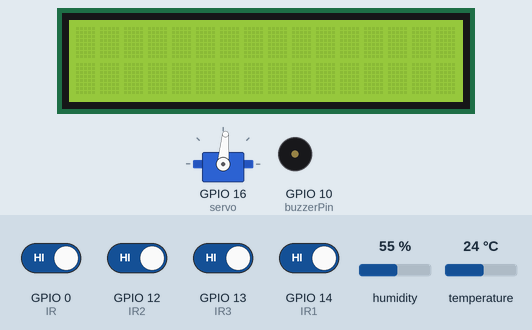
A sketch run on a simulated ESP8266 (NodeMCU). On the bench: 16×2 character LCD, servo, buzzer (waves = sounding, pin HIGH). Inputs (shaded band) come from the test bench; at power-on: GPIO 0 (IR), GPIO 12 (IR2), GPIO 13 (IR3), GPIO 14 (IR1) HIGH, humidity 55 %, temperature 24 °C. WiFi joins after 1.5 s; servers stay silent unless stated; network time is answered at once with the bench clock; the local clock reads 2024-03-15 10:24:30 at power-on unless the sketch sets it; the Firebase database answers and starts empty; what the sketch prints to the serial monitor is not drawn.

Above: at 3.8 s.
3.9 s: GPIO 0 (IR) driven LOW
At 13.8 s:
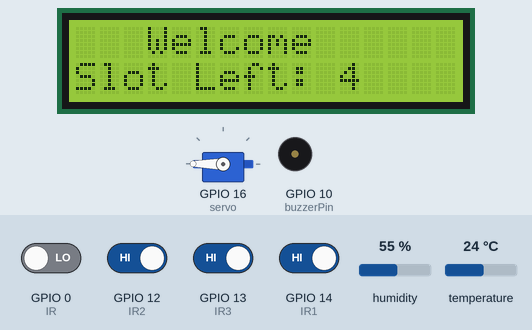
17.3 s: GPIO 12 (IR2) driven LOW
At 19.2 s:
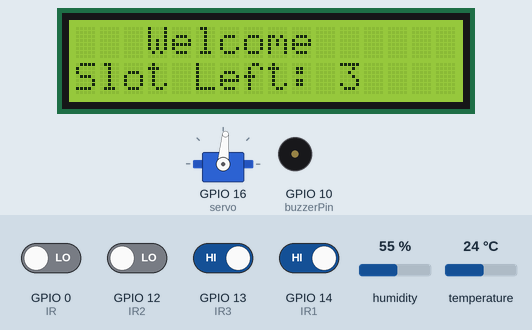
30.6 s: GPIO 13 (IR3) driven LOW
At 35.5 s:
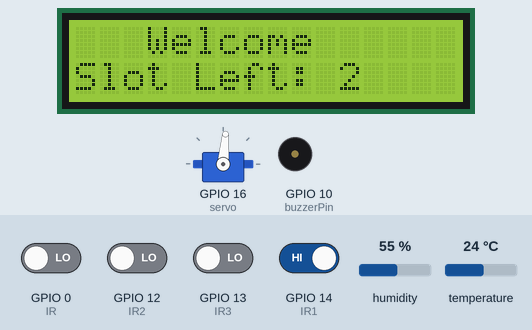
41.4 s: GPIO 14 (IR1) driven LOW
At 45.7 s:
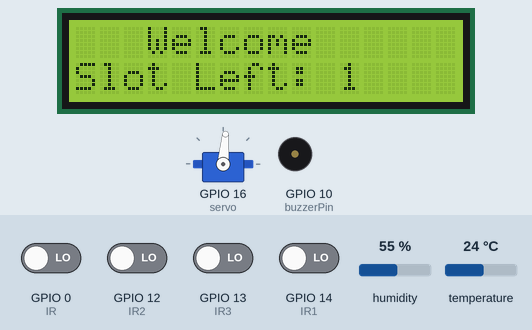
52.2 s: humidity set to 59 %
62.5 s: humidity set to 62 %
At 72.8 s:
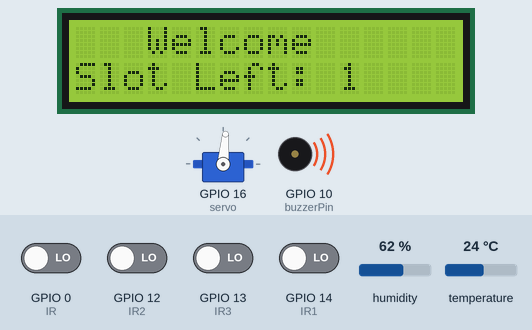
Timing chart, 0 to 74.3 s (numbered marks = the images above; inputs shaded):
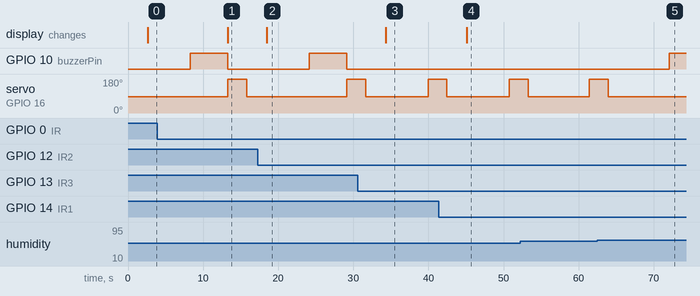

Measured:
- the behaviour switches between 60 and 61 % on humidity (found by bisection; images 4 and 5)
- after the input at 3.9 s, servo on GPIO 16 (servo): 85° → 180° after 9.4 s, → 85° 2.5 s later
- after the input at 17.3 s, the display: changes after 1.2 s (image 2)
- after the input at 30.6 s, the display: changes after 3.7 s (image 3)
- after the input at 41.4 s, the display: changes after 3.7 s (image 4)
- after the input at 62.5 s, GPIO 10 (buzzerPin): LOW → HIGH after 9.5 s; servo on GPIO 16 (servo): goes on until 63.9 s, then stays 85°

The sketch:

Blink.ino
```cpp
#include <Wire.h>
#include <ESP8266WiFi.h>
#include <NTPClient.h>
#include <WiFiUdp.h>
#include <FirebaseESP8266.h>

#include <LiquidCrystal_I2C.h>
#include <Servo.h>
#include "DHT.h"
#define DHTTYPE DHT11
#define FIREBASE_HOST "smart-parking-system-1b2ec-default-rtdb.firebaseio.com"
#define FIREBASE_AUTH "9OOhaLZp7eCV1jyOtGSGMaYmvGCeBLhKl3tx8aZJ"
#define WIFI_SSID "iBall-Baton"
#define WIFI_PASSWORD "G123456789"

#define NTP_OFFSET   60 * 60      // In seconds
#define NTP_INTERVAL 60 * 1000    // In miliseconds
#define NTP_ADDRESS  "europe.pool.ntp.org"
// buzzer pin
#define buzzerPin 10

LiquidCrystal_I2C lcd = LiquidCrystal_I2C(0x27, 16, 2);
Servo servo;
DHT dht(2, DHTTYPE);
FirebaseData fbdo;

float THRESHOLD = 40;
int IR = 0;               // 1st IR Sensor to open gate
int IR1 = 14;             // 1st IR Sensor
int IR2 = 12;             // 2nd IR Sensor
int IR3 = 13;             // 3rd IR Sensor
//int IR4 = 15;             // 4rd IR Sensor, not connected yet
int Slot = 4;    //Total number of parking Slots
bool occ1=false;
bool occ2=false;
bool occ3=false;
//bool occ4=false;

WiFiUDP ntpUDP;
NTPClient timeClient(ntpUDP, NTP_ADDRESS, NTP_OFFSET, NTP_INTERVAL);

void setup() {
  Serial.begin(115200);
  timeClient.begin();
  delay(1000);
  pinMode(buzzerPin,OUTPUT);

  WiFi.begin(WIFI_SSID, WIFI_PASSWORD);
  Serial.print("Connecting to ");
  Serial.print(WIFI_SSID);
  while(WiFi.status() != WL_CONNECTED){
    Serial.print(".");
    delay(500);
  }
  Serial.println();
  Serial.print("Connected to ");
  Serial.print(WIFI_SSID);

  Firebase.begin(FIREBASE_HOST,FIREBASE_AUTH);
  Firebase.reconnectWiFi(true);

  lcd.begin(16,2);
  lcd.init();
  lcd.backlight();

  servo.attach(16);
  servo.write(85);

  dht.begin();

  pinMode(IR, INPUT);
  pinMode(IR1, INPUT);
  pinMode(IR2, INPUT);
  pinMode(IR3, INPUT);
  //pinMode(IR4, INPUT);

}


void loop() {
  timeClient.update();
  if(Firebase.getInt(fbdo,"Status")) {
      if (fbdo.dataTypeEnum() == fb_esp_rtdb_data_type_integer) {
      Serial.println(fbdo.to<int>());
    }
  } else {
    Serial.println(fbdo.errorReason());
  }


  float h = dht.readHumidity();
  float t = dht.readTemperature();
  Serial.println(h);
  Serial.println(t);
  send_h_t_data_to_firebase(h,t);

  if(h>THRESHOLD){
      digitalWrite(buzzerPin,HIGH);
      delay(5000);
      digitalWrite(buzzerPin,LOW);
      THRESHOLD = THRESHOLD+10;
  }


  display_available_slot_message(Slot);


  if(digitalRead(IR) == LOW){
    if(Slot>0){
      //Slot=Slot-1;
      servo.write(200);
      delay(2500);
      servo.write(85);
      delay(2500);
      //display_available_slot_message(Slot);

    }else{
      display_full_slot_message();
    }
   }

   if(digitalRead(IR1) == LOW and occ1==false){
    // if car present and slot is not occupied
    if(Slot>0){
      Firebase.setInt(fbdo,"slot1 status",1);
      Slot=Slot-1;
      occ1=true;
      display_available_slot_message(Slot);
    }
   }
   else if(digitalRead (IR1) == LOW and occ1==true){
    // if car is present and slot is occupied
    }
    else{
      if(Slot<4 and occ1==true and digitalRead(IR1) != LOW){
        Firebase.setInt(fbdo,"slot1 status",0);
        occ1=false;
        Slot = Slot+1;
        display_available_slot_message(Slot);
      }
    }

    if(digitalRead (IR2) == LOW and occ2==false){
    // if car present and slot is not occupied
    if(Slot>0){
      Firebase.setInt(fbdo,"slot2 status",1);
      Slot=Slot-1;
      occ2=true;
      display_available_slot_message(Slot);
    }
   }
   else if(digitalRead (IR2) == LOW and occ2==true){
    // if car is present and slot is occupied
    }
    else{
      if(Slot<4 and occ2==true and digitalRead(IR2) != LOW){
        Firebase.setInt(fbdo,"slot2 status",0);
        occ2=false;
        Slot = Slot+1;
        display_available_slot_message(Slot);
      }
    }


    if(digitalRead (IR3) == LOW and occ3==false){
    // if car present and slot is not occupied
    if(Slot>0){
      Firebase.setInt(fbdo,"slot3 status",1);
      Slot=Slot-1;
      occ3=true;
      display_available_slot_message(Slot);
    }
   }
   else if(digitalRead (IR3) == LOW and occ3==true){
    // if car is present and slot is occupied
    }
    else{
      if(Slot<4 and occ3==true and digitalRead(IR3) != LOW){
        Firebase.setInt(fbdo,"slot3 status",0);
        occ3=false;
        Slot = Slot+1;
        display_available_slot_message(Slot);
     }

//    if(digitalRead (IR4) == LOW and occ4==false){
//    // if car present and slot is not occupied
//    if(Slot>0){
//      Slot=Slot-1;
//      occ3=true;
//      display_available_slot_message(Slot);
//    }
//   }
//   else if(digitalRead (IR4) == LOW and occ4==true){
//    // if car is present and slot is occupied
//    }
//    else{
////      if(Slot<4 and occ3==true){
////        occ3=false;
////        Slot = Slot+1;
////        display_available_slot_message(Slot);
//     }

  }
}


void display_available_slot_message(int Slot){
  lcd.setCursor(0,0);
  lcd.print("   Welcome  ");
  lcd.setCursor(0,1);
  lcd.print("Slot Left: ");
  lcd.print(Slot);
}

void display_full_slot_message(){
  lcd.setCursor (0,0);
  lcd.print("    SORRY :(    ");
  lcd.setCursor (0,1);
  lcd.print("  Parking Full  ");
  delay (3000);
  lcd.clear();
}

void send_h_t_data_to_firebase(float h,float t){
  Firebase.setFloat(fbdo,"Humidity",h);
  Firebase.setFloat(fbdo,"Temperature",t);

  FirebaseJson json;
  unsigned long epochTime =  timeClient.getEpochTime();
  json.set("temperature", t);
  json.set("humidity", h);
  json.set("TimeStamp",epochTime);

  Firebase.pushJSON(fbdo, "DHT11", json);

  delay(5000);
}
```
